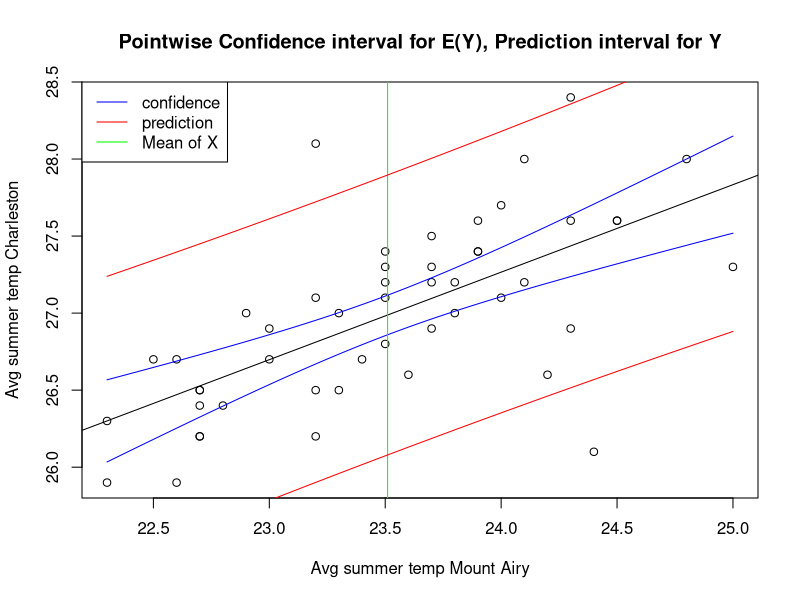

R code for this plot:
data<-read.table("charles.txt", header=FALSE, sep="")
colnames(data)<-c("year","Airy","Charleston")
attach(data)
result<-lm(Charleston~Airy)



newdata <- data.frame(Airy=24) ##setting up the new value X=24
prd<-predict.lm(result,newdata,interval="prediction") ##prediction interval for Y when X=24
conf<-predict.lm(result,newdata,interval="confidence") ##confidence interval for E(Y) when X=24
prd
conf

newdata2<-data.frame(Airy=c(21,22,23)) #### Here set up three new values, and the function prediction.lm can still be used to construct 3 different prediction intervals. 
prd2<-predict.lm(result,newdata2,interval="prediction") 
conf2<-predict.lm(result,newdata2,interval="confidence") 
prd2
conf2 


plot(Airy,Charleston,ylab="Avg summer temp Charleston", xlab="Avg summer temp Mount Airy",main="Pointwise Confidence interval for E(Y), Prediction interval for Y")
abline(result) ##plot the estimated regression line
newx<-seq(min(Airy),max(Airy),by=0.01) ##set up a sequence of points for predictor variable, ranging from min(X) to max(X) in increments of 0.01
pointwise.conf.int<-predict.lm(result,newdata=data.frame(Airy=newx),interval="confidence",type="response") ##compute pointwise CI for the different values of X set up in newx
lines(newx,pointwise.conf.int[,2],col="blue") ##plot lower bound of CI
lines(newx,pointwise.conf.int[,3],col="blue") ##plot upper bound of CI
abline(v=mean(Airy),col="green") ##plot a vertical line when X=mean(X)
pointwise.prd.int<-predict.lm(result,newdata=data.frame(Airy=newx),interval="prediction",type="response") ##compute pointwise PI for the different values of X set up in newx
lines(newx,pointwise.prd.int[,2],col="red") ##plot lower bound of PI
lines(newx,pointwise.prd.int[,3],col="red") ##plot upper bound of PI
legend("topleft",c("confidence","prediction","Mean of X"), col=c("blue","red","green"),lty=c(1,1,1))



summary(result)
anova(result)
